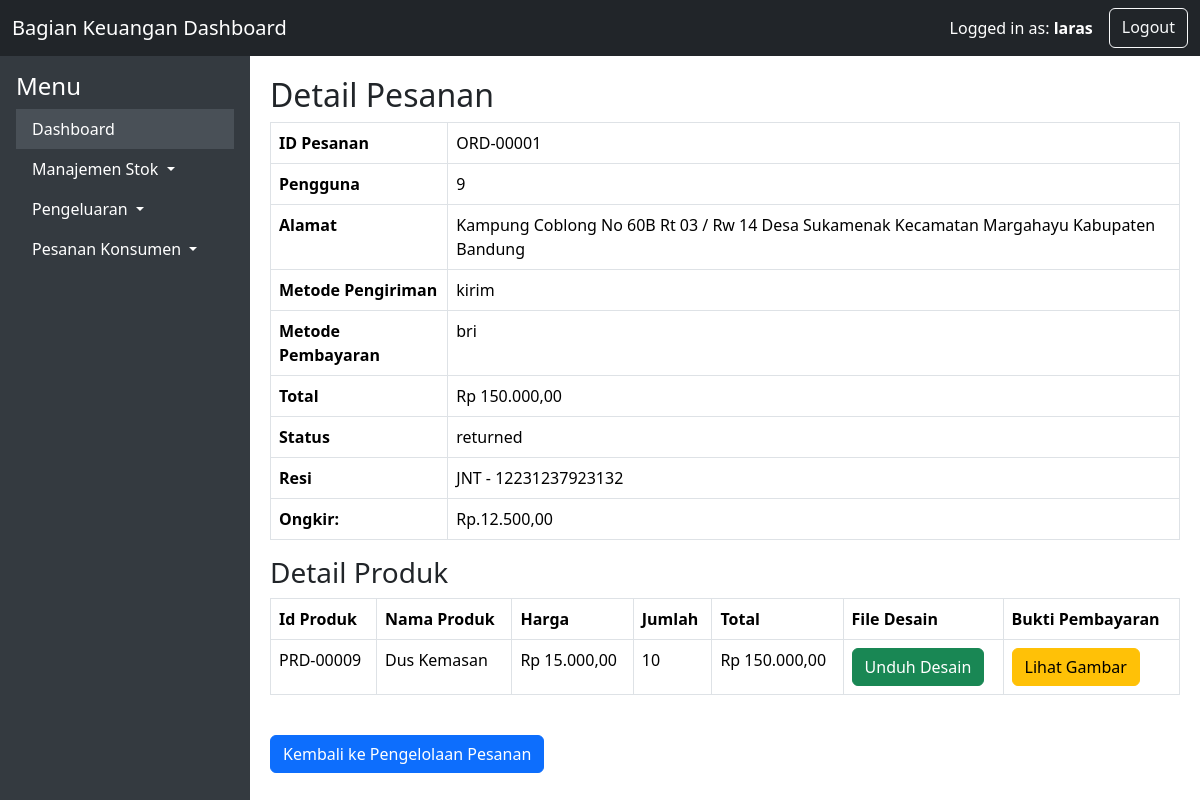
/bagian_keuangan/view_order.php?id=1 (signed in), run on the app's committed database.
### tables this page shows
CREATE TABLE `orders` (
  `id` int(11) NOT NULL,
  `user_id` int(11) NOT NULL,
  `order_code` varchar(20) NOT NULL,
  `total` decimal(10,2) NOT NULL,
  `created_at` timestamp NOT NULL DEFAULT current_timestamp(),
  `updated_at` timestamp NOT NULL DEFAULT current_timestamp() ON UPDATE current_timestamp(),
  `address` varchar(255) NOT NULL,
  `shipping_method` varchar(50) NOT NULL,
  `payment_method` varchar(50) NOT NULL,
  `status` varchar(50) NOT NULL DEFAULT 'pending',
  `tracking_number` varchar(255) DEFAULT NULL,
  `shipping_cost` decimal(10,2) DEFAULT NULL,
  `payment_proof` varchar(255) DEFAULT NULL,
  `rejection_notes` text DEFAULT NULL,
  `proofing_file` varchar(255) DEFAULT NULL
);

CREATE TABLE `order_items` (
  `id` int(11) NOT NULL,
  `order_id` int(11) NOT NULL,
  `product_id` int(11) NOT NULL,
  `quantity` int(11) NOT NULL,
  `price` decimal(10,2) NOT NULL,
  `design_file` varchar(255) DEFAULT NULL,
  `note` text DEFAULT NULL
);

CREATE TABLE `products` (
  `id` int(11) NOT NULL,
  `product_code` varchar(20) NOT NULL,
  `name` varchar(100) NOT NULL,
  `description` text DEFAULT NULL,
  `price` decimal(10,2) NOT NULL,
  `image` varchar(255) DEFAULT NULL,
  `created_at` timestamp NOT NULL DEFAULT current_timestamp(),
  `company` tinyint(1) DEFAULT 0,
  `estimasi_pengerjaan` varchar(255) DEFAULT NULL,
  `min_order` int(11) DEFAULT 1
);

### bagian_keuangan/view_order.php (the view, shortened to what this page needs)
<?php
include '../includes/db.php';
$order_id = $_GET['id'];
$stmt = $conn->prepare("SELECT * FROM orders WHERE id = ?");
$stmt->bind_param("i", $order_id);
$stmt->execute();
$result = $stmt->get_result();
$order = $result->fetch_assoc();
$stmt = $conn->prepare("SELECT order_items.*, products.name AS product_name, products.product_code
                        FROM order_items
                        JOIN products ON order_items.product_id = products.id
                        WHERE order_items.order_id = ?");
$stmt->bind_param("i", $order_id);
$stmt->execute();
$result = $stmt->get_result();
$order_items = $result->fetch_all(MYSQLI_ASSOC);
?>
<!DOCTYPE html>
<html>
<head>
    <link href="https://cdn.jsdelivr.net/npm/bootstrap@5.3.3/dist/css/bootstrap.min.css" rel="stylesheet">
</head>
<body>
    <nav class="navbar navbar-dark bg-dark">
        <div class="container-fluid">
            <a class="navbar-brand" href="#">Bagian Keuangan Dashboard</a>
            <div class="d-flex">
                <div class="navbar-text text-white me-3">
                    Logged in as: <strong><?php echo htmlspecialchars($_SESSION['username']); ?></strong>
                </div>
                <a class="btn btn-outline-light" href="logout.php">Logout</a>
            </div>
        </div>
    </nav>
    <div class="main-content">
        <div class="sidebar">
            <div class="p-3">
                <h4>Menu</h4>
                <ul class="nav flex-column">
                    <li class="nav-item">
                        <a class="nav-link active" aria-current="page" href="dashboard.php">Dashboard</a>
                    </li>
                    <li class="nav-item dropdown">
                        <a class="nav-link dropdown-toggle" href="#" id="navbarDropdown" role="button" data-bs-toggle="dropdown" aria-expanded="false">
                            Manajemen Stok
                        </a>
                    </li>
                    <li class="nav-item dropdown">
                        <a class="nav-link dropdown-toggle" href="#" id="navbarDropdown" role="button" data-bs-toggle="dropdown" aria-expanded="false">
                            Pengeluaran
                        </a>
                    </li>
                    <li class="nav-item dropdown">
                        <a class="nav-link dropdown-toggle" href="#" id="navbarDropdown" role="button" data-bs-toggle="dropdown" aria-expanded="false">
                            Pesanan Konsumen
                        </a>
                    </li>
                </ul>
            </div>
        </div>
        <div class="content">
            <h2>Detail Pesanan</h2>
            <table class="table table-bordered">
                <tr>
                    <th>ID Pesanan</th>
                    <td><?= htmlspecialchars($order['order_code']); ?></td>
                </tr>
                <tr>
                    <th>Pengguna</th>
                    <td><?= htmlspecialchars($order['user_id']) ?></td>
                </tr>
                <tr>
                    <th>Alamat</th>
                    <td><?= htmlspecialchars($order['address']) ?></td>
                </tr>
                <tr>
                    <th>Metode Pengiriman</th>
                    <td><?= htmlspecialchars($order['shipping_method']) ?></td>
                </tr>
                <tr>
                    <th>Metode Pembayaran</th>
                    <td><?= htmlspecialchars($order['payment_method']) ?></td>
                </tr>
                <tr>
                    <th>Total</th>
                    <td>Rp <?= number_format($order['total'], 2, ',', '.') ?></td>
                </tr>
                <tr>
                    <th>Status</th>
                    <td><?= htmlspecialchars($order['status']) ?></td>
                </tr>
                <tr>
                    <th>Resi</th>
                    <td><?= htmlspecialchars($order['tracking_number']) ?></td>
                </tr>
                <tr>
                    <th>Ongkir:</th>
                    <td>Rp.<?= number_format($order['shipping_cost'], 2, ',', '.'); ?></td>
                </tr>
            </table>
            <h3>Detail Produk</h3>
            <table class="table table-bordered">
                <thead>
                    <tr>
                        <th>Id Produk</th>
                        <th>Nama Produk</th>
                        <th>Harga</th>
                        <th>Jumlah</th>
                        <th>Total</th>
                        <th>File Desain</th>
                        <th>Bukti Pembayaran</th>
                    </tr>
                </thead>
                <tbody>
                    <?php foreach ($order_items as $item): ?>
                    <tr>
                        <td><?= $item['product_code'] ?></td>
                        <td><?= htmlspecialchars($item['product_name']) ?></td>
                        <td>Rp <?= number_format($item['price'], 2, ',', '.') ?></td>
                        <td><?= htmlspecialchars($item['quantity']) ?></td>
                        <td>Rp <?= number_format($item['price'] * $item['quantity'], 2, ',', '.') ?></td>
                        <td>
                            <?php if ($item['design_file']): ?>
                                <a class="btn btn-success" href="../uploads/designs/<?= htmlspecialchars($item['design_file']) ?>" download>Unduh Desain</a>
                            <?php endif; ?>
                        </td>
                        <td>
                            <?php if (!empty($order['payment_proof'])): ?>
                            <a class="btn btn-warning" href="../uploads/payment_proofs/<?= htmlspecialchars($order['payment_proof']) ?>"  target="_blank">Lihat Gambar</a>
                            <?php else: ?>
                            <p>Tidak ada bukti pembayaran yang diunggah.</p>
                            <?php endif; ?>
                        </td>
                    </tr>
                    <?php endforeach; ?>
                </tbody>
            </table>
            <br>
            <a class="btn btn-primary" href="manage_orders.php">Kembali ke Pengelolaan Pesanan</a>
        </div>
    </div>
</body>
</html>

### bagian_keuangan/view_order.php (style rules this page uses)
html, body { margin: 0; padding: 0; height: 100%; overflow: hidden; }
.main-content { display: flex; height: 100%; }
.navbar { position: sticky; top: 0; z-index: 1000; }
.sidebar { width: 250px; position: sticky; top: 0; background: #343a40; color: #fff; height: 100vh; overflow-y: auto; padding: 0; }
.sidebar .nav-link { color: #fff; }
.sidebar .nav-link.active { background: #495057; }
.content { flex: 1; overflow-y: auto; padding: 20px; height: calc(100vh - 56px); }
table { border-collapse: collapse; width: 100%; }
th, td { text-align: left; padding: 8px; }
tr:nth-child(even) { background-color: #f2f2f2; }
th { background-color: #778899; color: white; }

### data on the page
orders: order_code "ORD-00001", user "9", address "Kampung Coblong No 60B Rt 03 / Rw 14 Desa Sukamenak Kecamatan Margahayu Kabupaten Bandung", shipping_method "kirim", payment_method "bri", total "150.000,00", status "returned", tracking_number "JNT - 12231237923132", shipping_cost "12.500,00"
order_items: product.product_code "PRD-00009", product.name "Dus Kemasan", price "15.000,00", quantity "10", $item['price'] * $item['quantity'] "150.000,00"

### other printed values
$_SESSION['username'] "laras"
